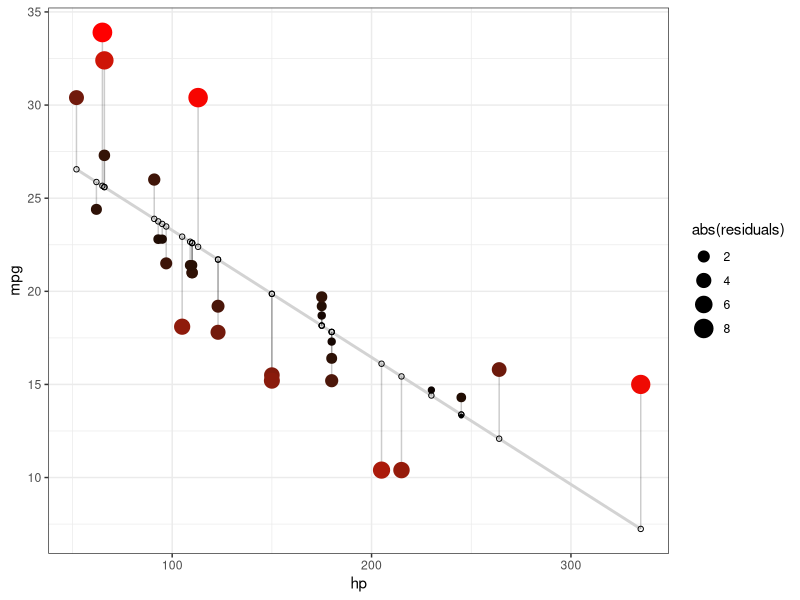
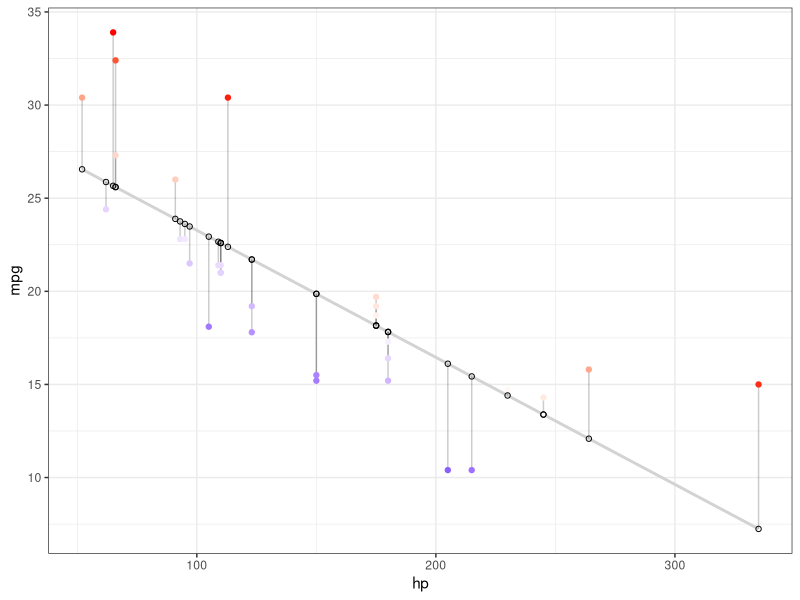

Write the R code that produced these figures, in order.
## ---- chunk 1
knitr::opts_chunk$set(echo = TRUE, warning = FALSE, message = TRUE, results = TRUE)
## ---- chunk 2
if(!require(dplyr)){install.packages("dplyr")}
if(!require(ggplot2)){install.packages("ggplot2")}
if(!require(tidyr)){install.packages("tidyr")}
## ---- chunk 3
d <- mtcars
# step1. Fit the model
fit <- lm(mpg ~ hp, data = d)
fit
# step2. calculate predicted and residual values
d$predicted <- predict(fit)   # Save the predicted values
d$residuals <- residuals(fit) # Save the residual values
d %>% select(mpg, predicted, residuals) %>% head()
# step3. Plot the actual and predicted values
ggplot(d, aes(x = hp, y = mpg)) +  # Set up canvas with outcome variable on y-axis
  geom_smooth(method = "lm", se = FALSE, color = "lightgrey") +  # Plot regression slope
  geom_segment(aes(xend = hp, yend = predicted), alpha = 0.2) +
  geom_point(aes(color = abs(residuals), size = abs(residuals))) + # plot the actual values, size also mapped, , Color mapped to abs(residuals)
  scale_color_continuous(low = "black", high = "red") +  # Colors to use here
  guides(color = FALSE) +  # Color legend removed
  geom_point(aes(y = predicted), shape = 1) +  # Add the predicted values
  theme_bw()  # Add theme for cleaner look
#step4. use residuals to adjust


## ---- chunk 4
#the same plot but with coloring up and above values
ggplot(d, aes(x = hp, y = mpg)) +  # Set up canvas with outcome variable on y-axis
  geom_smooth(method = "lm", se = FALSE, color = "lightgrey") +  # Plot regression slope
  geom_segment(aes(xend = hp, yend = predicted), alpha = 0.2) +
  geom_point(aes(color = residuals)) +  # Color mapped here
  scale_color_gradient2(low = "blue", mid = "white", high = "red") +  # Colors to use here
  guides(color = FALSE) +
  geom_point(aes(y = predicted), shape = 1) +  # Add the predicted values
  theme_bw()  # Add theme for cleaner look
#step4. use residuals to adjust

## ---- chunk 5
R <- 0.636
t_mean <- 129
t_se <- 113

d_mean <- 108
d_se <- 99

b1 <- R*t_se/d_se
b0 <- t_mean - b1*d_mean
R2 <- sqrt(R)
x_calc <- 103

y_calc <- b0 + x_calc*b1

y_observed  <- 168
x_observed <- 103
y_expected <- b0 + x_observed*b1
residual <- y_observed - y_expected
## ---- chunk 6
b0 <- 43.57
b1 <- 0.28
R2 <- 0.09
R <- sqrt(R2)

## ---- chunk 7
R2 <-0.28
R <- sqrt(0.28)

